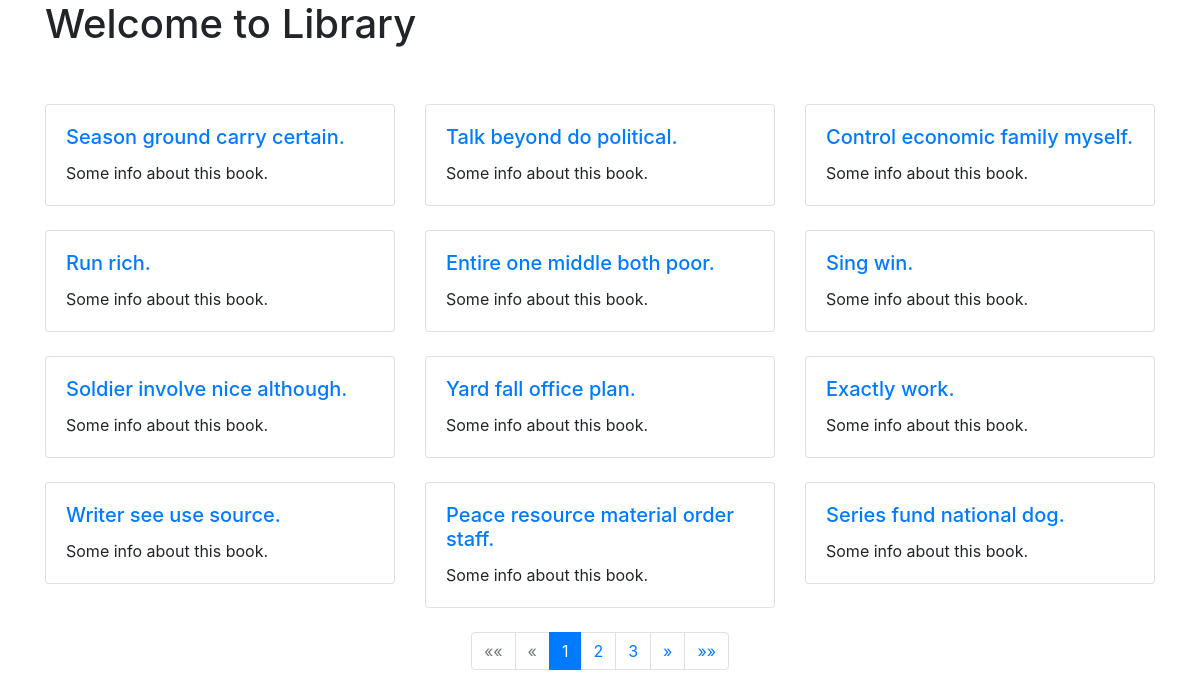
The page /users/ (signed in) on the database as committed earlier.
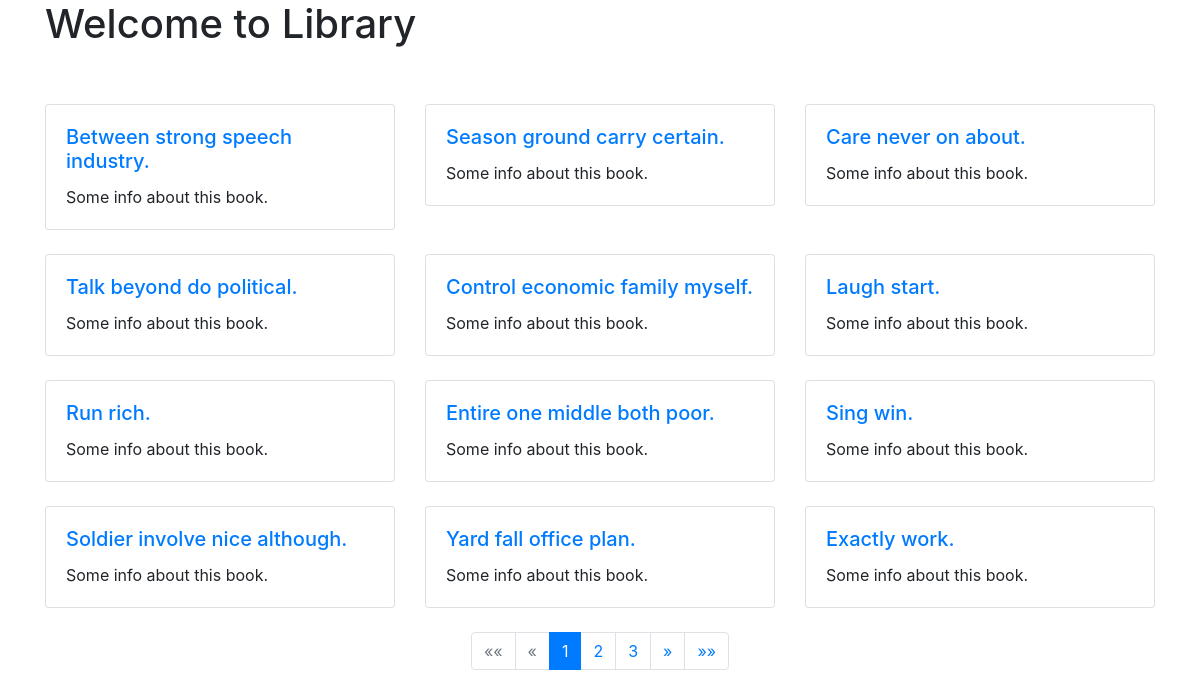
The same page on the database as committed later.
### library/models.py (models this page shows, shortened)
class Book(models.Model):
    title = models.CharField(max_length=200)
    authors = models.ManyToManyField(Author)
    genre = models.ForeignKey(Genre, on_delete=models.CASCADE)
    pub_date = models.DateField('Publication date')
    quantity = models.IntegerField(default=1)

### users/views.py (the view)
# urls.py: path('', views.users_home, name='index'),
@login_required
@user_passes_test(lambda u: not u.is_staff)
def users_home(request):
    if request.method == 'POST':
        book_id = request.POST.get('book_id')
        book = get_object_or_404(Book, id=book_id)
        BorrowedBook.objects.create(user=request.user, book=book)
    books_list = Book.objects.all()
    page = request.GET.get('page', 1)
    paginator = Paginator(books_list, 12)  # Show 10 books per page
    try:
        books = paginator.page(page)
    except PageNotAnInteger:
        books = paginator.page(1)
    except EmptyPage:
        books = paginator.page(paginator.num_pages)
    return render(request, 'users/index.html', {'books': books})

### users/templates/users/index.html (shortened to what this page needs)
<!DOCTYPE html>
<html>
<head>
    <link href="https://stackpath.bootstrapcdn.com/bootstrap/4.3.1/css/bootstrap.min.css" rel="stylesheet">
</head>
<body>
<div class="container">
    <h1>Welcome to Library</h1>
    <br><br>
    <div class="row">
        {% for book in books %}
            <div class='col-4'>
                <div class='card mb-4'>
                    <div class='card-body'>
                        <h5 class='card-title'><a href="{% url 'users:book-detail' book.id %}">{{ book.title }}</a></h5>
                        <p class='card-text'> Some info about this book. </p>
                    </div>
                </div>
            </div>
        {% endfor %}
    </div>
    <nav aria-label="Page navigation example">
        <ul class="pagination justify-content-center">
            {% if books.has_previous %}
                <li class="page-item">
                    <a class="page-link" href="?page=1" aria-label="First">
                        <span aria-hidden="true">&laquo;&laquo;</span>
                    </a>
                </li>
                <li class="page-item">
                    <a class="page-link" href="?page={{ books.previous_page_number }}" aria-label="Previous">
                        <span aria-hidden="true">&laquo;</span>
                    </a>
                </li>
            {% else %}
                <li class="page-item disabled">
                    <span class="page-link" aria-label="First">
                        <span aria-hidden="true">&laquo;&laquo;</span>
                    </span>
                </li>
                <li class="page-item disabled">
                    <span class="page-link" aria-label="Previous">
                        <span aria-hidden="true">&laquo;</span>
                    </span>
                </li>
            {% endif %}
            {% for num in books.paginator.page_range %}
                {% if books.number == num %}
                    <li class="page-item active">
                        <span class="page-link">{{ num }} <span class="sr-only">(current)</span></span>
                    </li>
                {% elif num > books.number|add:-3 and num < books.number|add:3 %}
                    <li class="page-item"><a class="page-link" href="?page={{ num }}">{{ num }}</a></li>
                {% endif %}
            {% endfor %}
            {% if books.has_next %}
                <li class="page-item">
                    <a class="page-link" href="?page={{ books.next_page_number }}" aria-label="Next">
                        <span aria-hidden="true">&raquo;</span>
                    </a>
                </li>
                <li class="page-item">
                    <a class="page-link" href="?page={{ books.paginator.num_pages }}" aria-label="Last">
                        <span aria-hidden="true">&raquo;&raquo;</span>
                    </a>
                </li>
            {% endif %}
        </ul>
    </nav>
</div>
</body>
</html>

Rows that differ between the two databases and show on the page:
no longer on this page (row edited): Book: title "Writer see use source."
no longer on this page (row unchanged): Book: title "Peace resource material order staff."
no longer on this page (row unchanged): Book: title "Series fund national dog."
added Book: title "Between strong speech industry."
added Book: title "Care never on about."
added Book: title "Laugh start."
